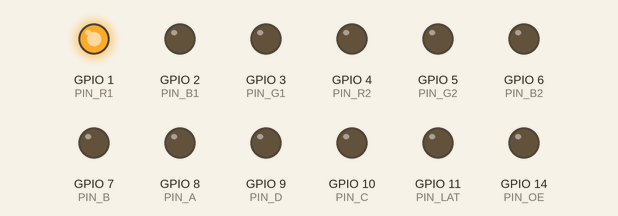
Recording of a sketch running on a simulated ESP32-S2. Shown: output pins drawn as LEDs (lit = HIGH). Pins used as bus, display or sensor lines are not drawn.

Above: at 0.7 s.
At 2.2 s:
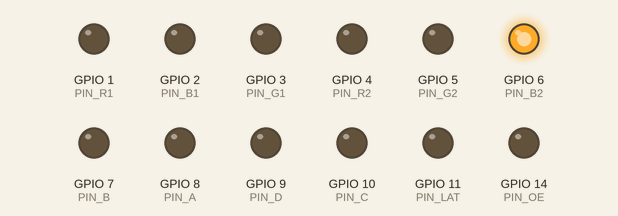
At 3.2 s:
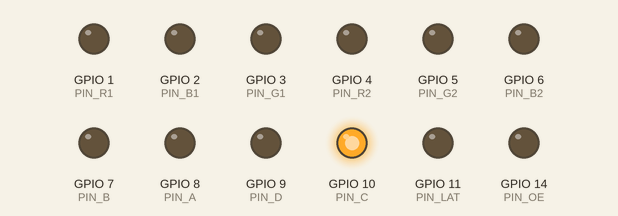
At 4.2 s:
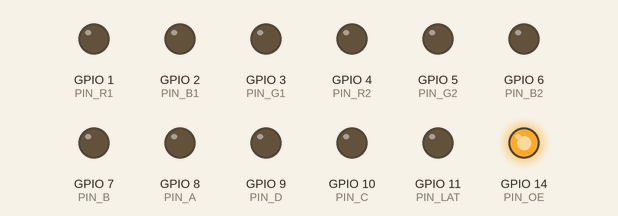
At 6.2 s:
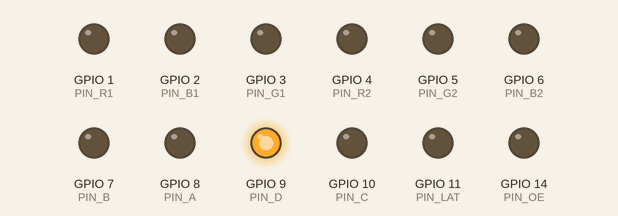
At 8.2 s:
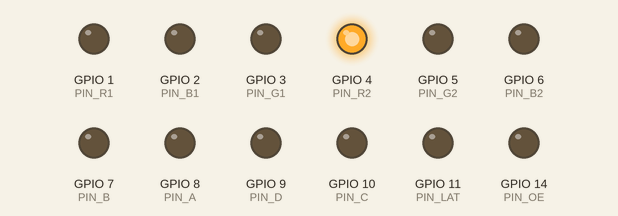
Timing chart, 0 to 9.0 s (numbered marks = the images above):
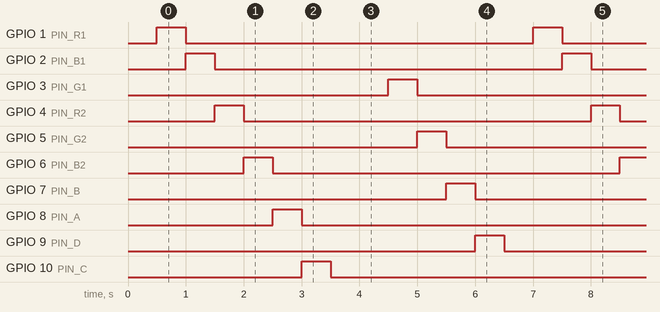

Measured:
- by itself, GPIO 1 (PIN_R1), GPIO 2 (PIN_B1), GPIO 3 (PIN_G1), GPIO 4 (PIN_R2), GPIO 5 (PIN_G2), GPIO 6 (PIN_B2), GPIO 7 (PIN_B), GPIO 8 (PIN_A), GPIO 9 (PIN_D), GPIO 10 (PIN_C), GPIO 11 (PIN_LAT), GPIO 14 (PIN_OE): alternates HIGH for 0.50 s and LOW for 6.0 s
- by itself, everything shown: repeats every 6.5 s, in 13 steps

The sketch:

test_pins.ino
```cpp
/*
  Simple HUB75 pin exerciser for LOLIN S2 Mini / ESP32-S2

  The order matches the LEDs on a test board.  They go down the left
  side of the HUB75 connector, and then the right side, missing the
  grounds.

*/

#include <Arduino.h>

/* GPIO pins in ESP32 format */
#define PIN_R1     GPIO_NUM_1
#define PIN_G1     GPIO_NUM_3
#define PIN_B1     GPIO_NUM_2
#define PIN_R2     GPIO_NUM_4
#define PIN_G2     GPIO_NUM_5
#define PIN_B2     GPIO_NUM_6
#define PIN_A      GPIO_NUM_8
#define PIN_B      GPIO_NUM_7
#define PIN_C      GPIO_NUM_10
#define PIN_D      GPIO_NUM_9
#define PIN_CLK    GPIO_NUM_13
#define PIN_LAT    GPIO_NUM_11
#define PIN_OE     GPIO_NUM_14

/* Simple helper to set all outputs low */
void all_low() {
  gpio_set_level(PIN_R1, 0);
  gpio_set_level(PIN_G1, 0);
  gpio_set_level(PIN_B1, 0);
  gpio_set_level(PIN_R2, 0);
  gpio_set_level(PIN_G2, 0);
  gpio_set_level(PIN_B2, 0);
  gpio_set_level(PIN_A, 0);
  gpio_set_level(PIN_B, 0);
  gpio_set_level(PIN_C, 0);
  gpio_set_level(PIN_D, 0);
  gpio_set_level(PIN_CLK, 0);
  gpio_set_level(PIN_LAT, 0);
  gpio_set_level(PIN_OE, 0);
}

void setup() {
  delay(500);

  gpio_config_t io_conf = {
    .pin_bit_mask =
        (1ULL << PIN_R1) |
        (1ULL << PIN_G1) |
        (1ULL << PIN_B1) |
        (1ULL << PIN_R2) |
        (1ULL << PIN_G2) |
        (1ULL << PIN_B2) |
        (1ULL << PIN_A)  |
        (1ULL << PIN_B)  |
        (1ULL << PIN_C)  |
        (1ULL << PIN_D)  |
        (1ULL << PIN_CLK)|
        (1ULL << PIN_LAT)|
        (1ULL << PIN_OE),
    .mode = GPIO_MODE_OUTPUT,
    .pull_up_en = GPIO_PULLUP_DISABLE,
    .pull_down_en = GPIO_PULLDOWN_DISABLE,
    .intr_type = GPIO_INTR_DISABLE
  };

  gpio_config(&io_conf);

  all_low();
}

void pulse_pin(gpio_num_t pin, const char* name) {
  all_low();
  gpio_set_level(pin, 1);
  delay(500);
}

void loop() {
  pulse_pin(PIN_R1, "R1");
  pulse_pin(PIN_B1, "B1");
  pulse_pin(PIN_R2, "R2");
  pulse_pin(PIN_B2, "B2");
  pulse_pin(PIN_A,  "A");
  pulse_pin(PIN_C,  "C");
  pulse_pin(PIN_CLK,"CLK");
  pulse_pin(PIN_OE, "OE");
  pulse_pin(PIN_G1, "G1");
  pulse_pin(PIN_G2, "G2");
  pulse_pin(PIN_B,  "B");
  pulse_pin(PIN_D,  "D");
  pulse_pin(PIN_LAT,"LAT");
}
```
